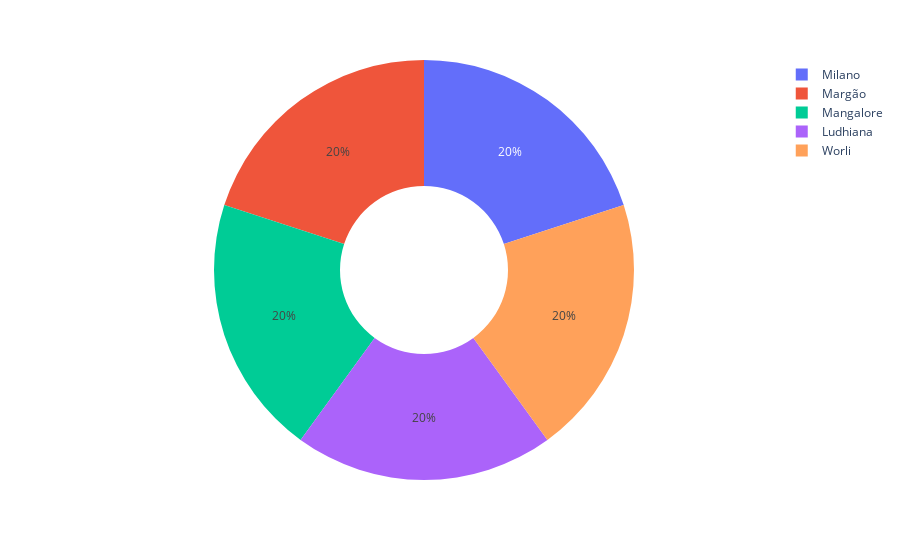

Notebook code cell kept with this figure:
### Code cell
# Create the donut chart
fig = px.pie(Location_counts, values='Amount', names='Location', hole=.4)

fig.show()

### Figure 1 — Plotly figure (JSON) as saved in the notebook; plotly's stock layout.template omitted (floating-point values rounded to 4 significant figures)
{"data": [{"domain": {"x": [0, 1], "y": [0, 1]}, "hole": 0.4, "hovertemplate": "Location=%{label}<br>Amount=%{value}<extra></extra>", "labels": ["Milano", "Margão", "Mangalore", "Ludhiana", "Worli"], "legendgroup": "", "name": "", "showlegend": true, "type": "pie", "values": [1, 1, 1, 1, 1]}], "layout": {"legend": {"tracegroupgap": 0}, "margin": {"t": 60}}}
